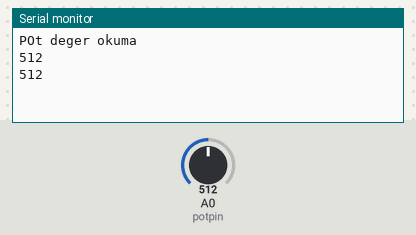
Bench run of a sketch on a simulated Arduino Uno, built with avr-gcc and run on an emulated ATmega328P. Parts: the last lines printed to the serial monitor. The test bench sets the inputs (shaded band); at power-on: A0 (potpin) = 512.

Above: at 2.8 s.
2.9 s: A0 (potpin) set to 716
At 4.8 s:
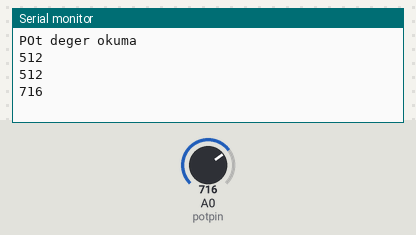
5.6 s: A0 (potpin) set to 900
At 6.3 s:
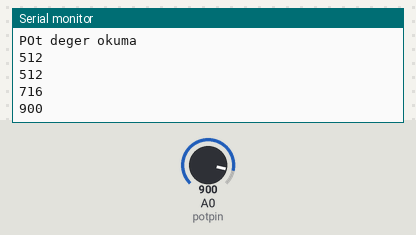
Timing chart, 0 to 8.6 s (numbered marks = the images above; inputs shaded):
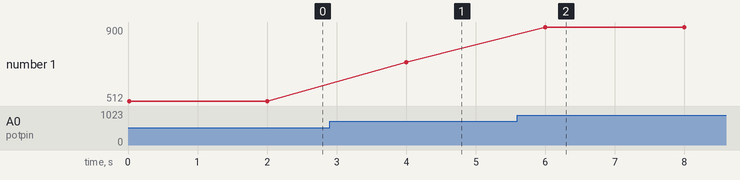

Measured:
- after the input at 2.9 s, the serial monitor: prints a new line after 1.1 s (image 1)
- after the input at 5.6 s, the serial monitor: prints a new line after 0.40 s (image 2)
- plotted number 1: 512 → 716 after the input at 2.9 s, 716 → 900 after the input at 5.6 s

The sketch:

analog_okuma_uyg2.ino
```cpp
#define potpin A0

int deger = 0;

void setup() {

  Serial.begin(9600);
  Serial.println("POt deger okuma");

}

void loop() {

  deger = analogRead(potpin);

  Serial.println(deger);
  delay(2000);
}
```
